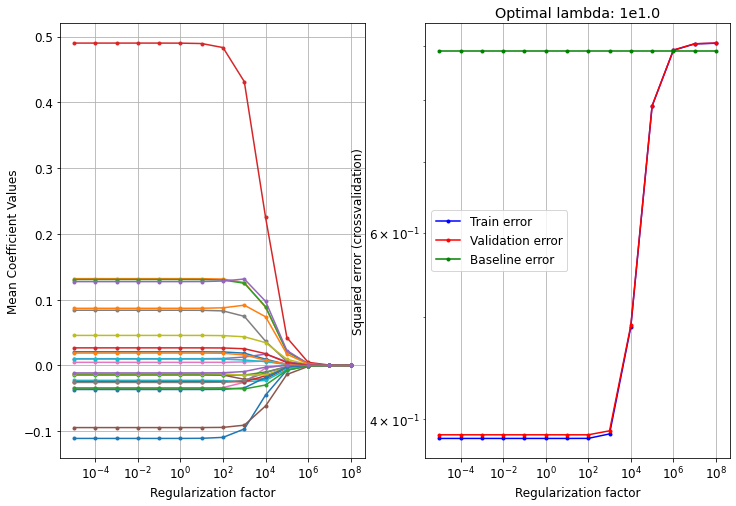

This chart was generated by the following Python code:
#import numpy as np
import pandas as pd
import numpy as np
from matplotlib.pylab import (figure, semilogx, loglog, xlabel, ylabel, legend, title, subplot, show, grid)
import sklearn.linear_model as lm
from sklearn import model_selection
from toolbox_02450 import rlr_validate

#Read in the data
df = pd.read_csv("cleaned_data.csv")

#Extract only the numerical values for now (not the 1-out-of-K)
cols = range(0, 27) 
raw_data = df.values
X = raw_data[:, cols]
attributeNames = np.asarray(df.columns[cols])


# Split dataset into features and target vector
avgVote_idx = np.where(attributeNames=="avg_vote")[0][0]
y = X[:,avgVote_idx]
X_cols = list(range(0,avgVote_idx)) + list(range(avgVote_idx+1,len(attributeNames)))
X = X[:,X_cols]

#Removing metascore
metascore_idx = np.where(attributeNames=="metascore")[0][0]
X_cols2 = list(range(0,metascore_idx)) + list(range(metascore_idx+1,len(attributeNames)-1))
X = X[:,X_cols2]

N,M = X.shape

#Removing metascore and average vote from attribute names too
attributeNames = attributeNames[attributeNames != "avg_vote"]
attributeNames = attributeNames[attributeNames != "metascore"]
attributeNames = list(attributeNames)

# Add offset attribute
X = np.concatenate((np.ones((X.shape[0],1)),X),1)
attributeNames = [u'Offset']+attributeNames 
M = M+1

## Crossvalidation
# Create crossvalidation partition for evaluation
K = 10
CV = model_selection.KFold(K, shuffle=True, random_state=5)
#CV = model_selection.KFold(K, shuffle=False)

# Values of lambda
lambdas = np.power(10.,range(-5,9))

# Initialize variables
#T = len(lambdas)
Error_train = np.empty((K,1))
Error_test = np.empty((K,1))
Error_train_rlr = np.empty((K,1))
Error_test_rlr = np.empty((K,1))
Error_train_nofeatures = np.empty((K,1))
Error_test_nofeatures = np.empty((K,1))
w_rlr = np.empty((M,K))
mu = np.empty((K, M-1))
sigma = np.empty((K, M-1))
w_noreg = np.empty((M,K))
opt_lambdas = np.empty((K,1))

k=0
for train_index, test_index in CV.split(X,y):
    
    # extract training and test set for current CV fold
    X_train = X[train_index]
    y_train = y[train_index]
    X_test = X[test_index]
    y_test = y[test_index]
    internal_cross_validation = 10    
    
    opt_val_err, opt_lambda, mean_w_vs_lambda, train_err_vs_lambda, test_err_vs_lambda = rlr_validate(X_train, y_train, lambdas, internal_cross_validation)
    
    # Standardize outer fold based on training set, and save the mean and standard
    # deviations since they're part of the model (they would be needed for
    # making new predictions) - for brevity we won't always store these in the scripts
    mu[k, :] = np.mean(X_train[:, 1:], 0)
    sigma[k, :] = np.std(X_train[:, 1:], 0)
    
    X_train[:, 1:] = (X_train[:, 1:] - mu[k, :] ) / sigma[k, :] 
    X_test[:, 1:] = (X_test[:, 1:] - mu[k, :] ) / sigma[k, :] 
    
    Xty = X_train.T @ y_train
    XtX = X_train.T @ X_train
    
    # Compute mean squared error without using the input data at all
    Error_train_nofeatures[k] = np.square(y_train-y_train.mean()).sum(axis=0)/y_train.shape[0]
    Error_test_nofeatures[k] = np.square(y_test-y_train.mean()).sum(axis=0)/y_test.shape[0]

    # Estimate weights for the optimal value of lambda, on entire training set
    lambdaI = opt_lambda * np.eye(M)
    lambdaI[0,0] = 0 # Do no regularize the bias term
    w_rlr[:,k] = np.linalg.solve(XtX+lambdaI,Xty).squeeze()
    
    # Compute mean squared error with regularization with optimal lambda
    Error_train_rlr[k] = np.square(y_train-X_train @ w_rlr[:,k]).sum(axis=0)/y_train.shape[0]
    Error_test_rlr[k] = np.square(y_test-X_test @ w_rlr[:,k]).sum(axis=0)/y_test.shape[0]
    opt_lambdas[k] = opt_lambda

    # Estimate weights for unregularized linear regression, on entire training set
    w_noreg[:,k] = np.linalg.solve(XtX,Xty).squeeze()
    
    # Compute mean squared error without regularization
    Error_train[k] = np.square(y_train-X_train @ w_noreg[:,k]).sum(axis=0)/y_train.shape[0]
    Error_test[k] = np.square(y_test-X_test @ w_noreg[:,k]).sum(axis=0)/y_test.shape[0]
    

    # Display the results for the last cross-validation fold
    if k == K-1:
        figure(k, figsize=(12,8))
        subplot(1,2,1)
        semilogx(lambdas,mean_w_vs_lambda.T[:,1:],'.-') # Don't plot the bias term
        xlabel('Regularization factor')
        ylabel('Mean Coefficient Values')
        grid()
        
        
        subplot(1,2,2)
        title('Optimal lambda: 1e{0}'.format(np.log10(opt_lambda)))
        loglog(lambdas,train_err_vs_lambda.T,'b.-',lambdas,test_err_vs_lambda.T,'r.-',lambdas,np.full(len(lambdas),Error_test_nofeatures[k]),'g.-')
        xlabel('Regularization factor')
        ylabel('Squared error (crossvalidation)')
        legend(['Train error','Validation error', "Baseline error"])
        grid()
    
    # To inspect the used indices, use these print statements
    #print('Cross validation fold {0}/{1}:'.format(k+1,K))
    #print('Train indices: {0}'.format(train_index))
    #print('Test indices: {0}\n'.format(test_index))

    k+=1

show()
# Display results
print('Linear regression without feature selection:')
print('- Training error: {0}'.format(Error_train.mean()))
print('- Test error:     {0}'.format(Error_test.mean()))
print('- R^2 train:     {0}'.format((Error_train_nofeatures.sum()-Error_train.sum())/Error_train_nofeatures.sum()))
print('- R^2 test:     {0}\n'.format((Error_test_nofeatures.sum()-Error_test.sum())/Error_test_nofeatures.sum()))
print('Regularized linear regression:')
print('- Training error: {0}'.format(Error_train_rlr.mean()))
print('- Test error:     {0}'.format(Error_test_rlr.mean()))
print('- R^2 train:     {0}'.format((Error_train_nofeatures.sum()-Error_train_rlr.sum())/Error_train_nofeatures.sum()))
print('- R^2 test:     {0}\n'.format((Error_test_nofeatures.sum()-Error_test_rlr.sum())/Error_test_nofeatures.sum()))

print('Weights in last fold:')
for m in range(M):
    print('{:>15} {:>15}'.format(attributeNames[m], np.round(w_rlr[m,-1],2)))

print(pd.DataFrame(data=np.concatenate((opt_lambdas, Error_test, Error_test_nofeatures), axis=1), columns=["Optimal lambda", "Test error" ,"Baseline test error"]))
